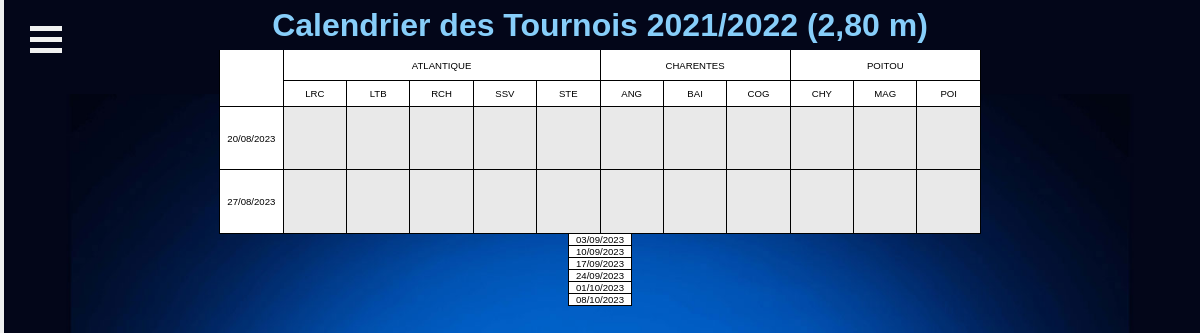
The page / on the database its author committed.
### tournoi/models.py (models this page shows, shortened)
class Ligue(models.Model):
    nom_ligue = models.CharField(max_length=30)
    class Meta:
        ordering = ('nom_ligue',)

class Club(models.Model):
    nom_club = models.CharField(max_length=30)
    short_name = models.CharField(max_length=5)
    ligue = models.ForeignKey(Ligue, on_delete=models.PROTECT, null=True)
    class Meta:
        ordering = ('ligue__nom_ligue', 'short_name')

class TourDeJeu(models.Model):
    tour_nbr = models.PositiveSmallIntegerField(blank=True, null=True, verbose_name='Tour N°')
    lieu_organisation = models.ForeignKey(Club, on_delete=models.PROTECT)
    mode_jeu = models.ForeignKey(ModeJeux, default=ModeJeux.get_default_pk, blank=True, null=True, verbose_name='Mode de jeu', on_delete=models.PROTECT)
    nbr_maxi_joueur = models.PositiveSmallIntegerField(default=8, blank=True, null=True, verbose_name='Nombre maxi de joueur')
    nbr_inscrit = models.PositiveSmallIntegerField(default=0, blank=True, null=True, verbose_name="Nombre d'inscrit")
    nbr_inscrit_att = models.PositiveSmallIntegerField(default=0, blank=True, null=True, verbose_name="Nombre d'inscrit sur liste d'attente")
    date = models.DateField(auto_now=False, auto_now_add=False)
    class Meta:
        verbose_name_plural = "Tour de Jeux"
        ordering = ('date', 'lieu_organisation__short_name')

### tournoi/views.py (the view)
# urls.py: path('', views.inscription, name='inscription'),
def inscription(request):
    list_ligue = Ligue.objects.all()
    list_club = Club.objects.all()
    saison = Saison.objects.filter(default=True).last()
    today = datetime.now()
    diff_start = 7 - (6 - today.weekday())
    diff_end = 42 - (6 - today.weekday())
    start = today - timedelta(diff_start)
    end = today + timedelta(diff_end)
    start_date = today.replace(hour=18, minute=00, second=00) - timedelta(diff_start)
    end_date = today.replace(hour=18, minute=00, second=00) + timedelta(diff_end)
    list_tourdejeu = TourDeJeu.objects.filter(date__range=[start, end]).order_by('date', 'lieu_organisation__ligue__nom_ligue', 'lieu_organisation__short_name')
    list_date = []
    tournoi_date = start_date
    while tournoi_date <= end_date:
        ouverture_date = tournoi_date - timedelta(23)
        fermeture_date = tournoi_date - timedelta(9)
        list_date.append({
            'tournoi_date': tournoi_date,
            'ouverture_date': ouverture_date,
            'fermeture_date':fermeture_date,
            'today':today
        })
        tournoi_date = tournoi_date + timedelta(7)
    return render(request, 'inscription.html', {
        'list_ligue': list_ligue,
        'list_club': list_club,
        'list_tourdejeu': list_tourdejeu,
        'list_date': list_date,
        'today':today,
        })

### tournoi/templates/inscription.html (shortened to what this page needs)
{% extends 'base.html' %}
{% load static %}
{% block content %}
<div class="row titre_inscription">
    <h1>Calendrier des Tournois 2021/2022 (2,80 m)</h1>
</div>
<div class="row" style="justify-content:center">
    <div class="date_tourdejeu">&nbsp;</div>
    {% for ligue in list_ligue %}
    <div class="ligue">
        <div class="nom_ligue">{{ ligue.nom_ligue }}</div>
        <div class="row">
            {% for club in list_club %}
                {% if ligue.id == club.ligue_id %}
                    <div class="club">{{ club.short_name }}</div>
                {% endif %}
            {% endfor %}
        </div>
    </div>
    {% endfor %}
</div>
{% for date in list_date %}
<div class="row" style="justify-content:center">
        <div class="date_tourdejeu"> {{ date.tournoi_date|date:'d/m/Y' }}</div>
    {% for tourdejeu in list_tourdejeu %}
        <div>
            {% if tourdejeu.date|date:'Y-m-d' == date.tournoi_date|date:'Y-m-d'  %}
                {% if date.ouverture_date|date:'Y-m-d H:i:s' <= date.today|date:'Y-m-d H:i:s' and date.today|date:'Y-m-d H:i:s' <= date.fermeture_date|date:'Y-m-d H:i:s' %}
                    {% if tourdejeu.mode_jeu.id == 1 %}
                        <div class="tourdejeu" style="background-color: #{{ tourdejeu.mode_jeu.color }}"> </div>
                    {% else %}
                        <a class="lien" href="#" onclick="javascript:popup('{% url 'list_joueur' tourdejeu.id %}','list_joueur',500,500)"
                            onmouseover="over_color({{ tourdejeu.id }})" onmouseout="out_color({{ tourdejeu.id }})">
                        <div id="{{ tourdejeu.id }}" class="tourdejeu" style="background-color: #{{ tourdejeu.mode_jeu.color }}">
                            <div>Tour N° {{ tourdejeu.tour_nbr }}</div>
                            <div>{{ tourdejeu.mode_jeu }}</div>
                            {{ date_ouverture|date:'Y-m-d H:i' }}
                            <div>{{ tourdejeu.nbr_maxi_joueur }} joueurs</div>
                            <div style="font-size: 10px">{{ tourdejeu.nbr_inscrit }}
                                {% if tourdejeu.nbr_inscrit < 2 %} inscrit{% else %} inscrits{% endif %}
                            </div>
                            <div style="font-size: 9px">{{ tourdejeu.nbr_inscrit_att }}
                                {% if tourdejeu.nbr_inscrit_att < 2 %} inscrit{% else %} inscrits{% endif %}
                            en attente</div>
                        </div>
                        </a>
                    {% endif %}
                {% else %}
                    {% if tourdejeu.mode_jeu.id == 1 %}
                        <div class="tourdejeu" style="background-color: #e9e9e9"> </div>
                    {% endif %}
                {%endif %}
            {% endif %}
        </div>
    {% endfor %}
</div>
{% endfor %}
{% endblock content %}

### templates/base.html (shortened to what this page needs)
{% load static %}
<!doctype html>
<html lang="fr" class="html_background" style="height: 100%">
    <head>
        <link rel="stylesheet" href="{% static 'css/style.css' %}">
        <link rel="stylesheet" href="{% static 'css/form.css' %}">
        <link rel="stylesheet" href="{% static 'css/jquery.css' %}">
    </head>
    <body>
        <nav id="menu">
        </nav>
        <div class="row">
            <header id="header">
                <div id="menu-burger">
                    <div class="bar1"></div>
                    <div class="bar2"></div>
                    <div class="bar3"></div>
                </div>
            </header>
        </div>
        {% block content %}
        {% endblock %}
    </body>
</html>

### static/css/style.css (style rules this page uses)
* { margin: 0px; padding: 0px; font-family: Avenir, sans-serif; }
html { font: 62.5% Arial, Helvetica, sans-serif; }
.html_background { background: #020518 url("../images/fond3.jpg") no-repeat center top; -webkit-background-size: cover; background-size: cover; }
body { min-height: 100%; }
h1 { font-size: 32px; color: lightskyblue; }
.row { display: flex; flex-wrap: nowrap; width: 100%; }
.titre_inscription { justify-content: center; height: 50px; align-items: center; }
.ligue { background-color: white; text-align: center; border-right: 1px solid black; font-size: 0.8vw; }
.nom_ligue { display: flex; justify-content: center; align-items: center; height: 30px; }
.club { width: 5.2vw; border-top: 1px solid black; border-bottom: 1px solid black; border-left: 1px solid black; justify-content: center; display: flex; align-items: center; font-size: 0.8vw; height: 25px; }
.club:first-child { border-left: 0px solid black; }
.tourdejeu { width: 5.2vw; height: 5.2vw; border-right: 1px solid black; border-bottom: 1px solid black; display: flex; justify-content: center; flex-direction: column; align-items:center; font-size: 0.8vw; }
.date_tourdejeu { background-color: white; border-left: 1px solid black; border-right: 1px solid black; border-bottom: 1px solid black; width: 5.2vw; display: flex; justify-content: center; align-items: center; font-size:0.8vw; }
#menu-burger { position: absolute; top: 2em; left: 3em; display: inline-block; cursor: pointer; }
#menu-burger .bar1, #menu-burger .bar2, #menu-burger .bar3 { width: 32px; height: 5px; background-color: #F1F1F1; margin: 6px 0; transition: 0.4s; }
#menu { position: fixed; width: 17%; left: -20%; top: auto; background: #efefef; padding: 4em 2em; min-height: 100%; box-shadow: 1px 0 1px #020518; }

### rows shown on the page
Ligue: nom_ligue "ATLANTIQUE"
Club: short_name "LRC"
Club: short_name "LTB"
Club: short_name "RCH"
Club: short_name "SSV"
Club: short_name "STE"
Ligue: nom_ligue "CHARENTES"
Club: short_name "ANG"
Club: short_name "BAI"
Club: short_name "COG"
Ligue: nom_ligue "POITOU"
Club: short_name "CHY"
Club: short_name "MAG"
Club: short_name "POI"

### other values the page prints
{{ date.tournoi_date|date:'d/m/Y' }} "20/08/2023" "27/08/2023" "03/09/2023" "10/09/2023" "17/09/2023" "24/09/2023" "01/10/2023" "08/10/2023"
